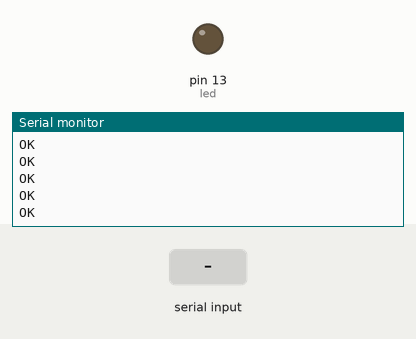
Bench run of a sketch on a simulated Arduino Uno, built with avr-gcc and run on an emulated ATmega328P. On the bench: output pins drawn as LEDs (lit = HIGH), the last lines printed to the serial monitor. The inputs (shaded band) are chosen by the test bench. The modem accepts every AT command (registered, SIM ready, sends succeed) and sends nothing else.

Above: at 6.6 s.
6.7 s: "callme" received over the second serial link
At 7.4 s:
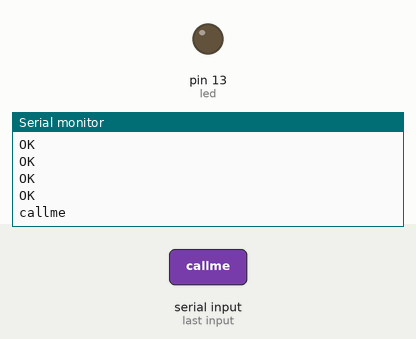
8.2 s: "1" received over the second serial link
At 8.6 s:
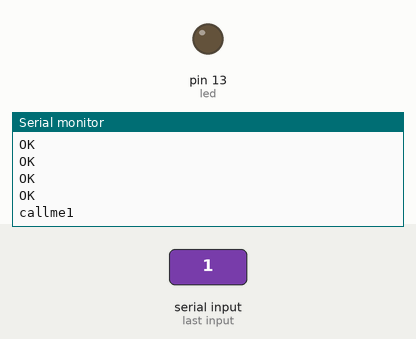

Measured:
- after the input at 6.7 s, the serial monitor: prints a new line at once (image 1)
- after the input at 8.2 s, the serial monitor: prints a new line at once (image 2)

The sketch:

modem_M590_test.ino
```cpp
#include <SoftwareSerial.h>
#define PORT_MODEM_BOOT 17                          // порт A3 (или 17) управление модемом, инверсия через транзитор
#define PORT_MODEM_TX 2                             // TXd модема = D2
#define PORT_MODEM_RX 3                             // RXd модема = D3

// Настройки GSM
SoftwareSerial gsm(PORT_MODEM_TX, PORT_MODEM_RX);  // те же порты что и в основном скетче

byte led = 13;

void setup()
{
  delay(2000);
  pinMode(led, OUTPUT);
  digitalWrite(led, LOW);
  Serial.begin(9600);
  gsm.begin(9600); // скорость порта модема, именно ее может понадобиться подобрать.
  Serial.println("GSM NEOWAY M590 TEST");
  digitalWrite(PORT_MODEM_BOOT, LOW);    // установить 1 на входе BOOT модема (0 на контроллере)
  delay(200);
  digitalWrite(PORT_MODEM_BOOT, HIGH);   // установить 0 на входе BOOT модема (1 на контроллере)
  delay(2000);
  gsm.println("AT");
  delay(200);
  gsm.println("ATI");
  delay(200);
  gsm.println("AT+CLIP=1");                //включаем АОН
  delay(200);
  gsm.println("AT+CMGF=1");                //режим кодировки СМС - обычный (для англ.)
  delay(200);
  gsm.println("AT+CSCS=\"GSM\"");          //режим кодировки текста
  delay(200);
  gsm.println("AT+CNMI=2,2");
  delay(200);
  Serial.println("modem is ON");
}

void loop()
{
 if(Serial.available()) //если в мониторе порта ввели что-то
  {
    char ch = ' ';
    String val = "";

    while (Serial.available())
     {
       ch = Serial.read();
       val += char(ch); //собираем принятые символы в строку
       delay(5);
     }

    if(val.indexOf("callme") > -1) // своя команда, усли написать в терминале callme модем перезвонит на указанный номер
     {
       gsm.println("ATD89111111111;"); // ВПИШИТЕ номер, на который нужно позвонить
     }

    else gsm.println(val);  // передача всего, что набрано в терминале в GSM модуль
  }


 while(gsm.available())
  {
    Serial.print((char)gsm.read());
    delay(5);
  }
}
```
